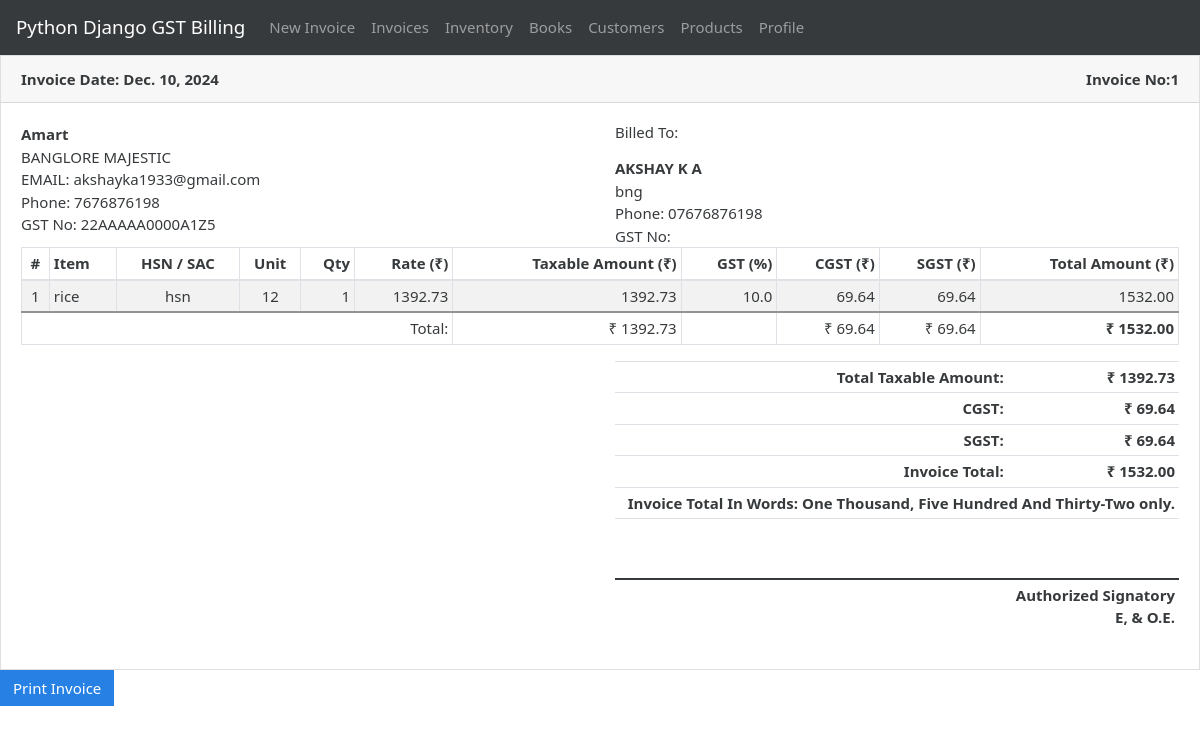
The app's page /invoice/1 (signed in) with its own data.
### gstbillingapp/models.py (models this page shows, shortened)
class Invoice(models.Model):
    user = models.ForeignKey(User, null=True, blank=True, on_delete=models.SET_NULL)
    invoice_number = models.IntegerField()
    invoice_date = models.DateField()
    invoice_customer = models.ForeignKey(
        'Customer',
        on_delete=models.SET_NULL,
        null=True
    )
    invoice_json = models.TextField()
    inventory_reflected = models.BooleanField(default=True)
    books_reflected = models.BooleanField(default=True)

class UserProfile(models.Model):
    user = models.OneToOneField(User, on_delete=models.CASCADE)
    business_title = models.CharField(max_length=100, blank=True, null=True)
    business_address = models.TextField(max_length=400, blank=True, null=True)
    business_email = models.EmailField(blank=True, null=True)
    business_phone = models.CharField(max_length=20, blank=True, null=True)
    business_gst = models.CharField(max_length=15, blank=True, null=True)

### gstbillingapp/views.py (the view)
# urls.py: path('invoice/<int:invoice_id>', views.invoice_viewer, name='invoice_viewer'),
@login_required
def invoice_viewer(request, invoice_id):
    invoice_obj = get_object_or_404(Invoice, user=request.user, id=invoice_id)
    user_profile = get_object_or_404(UserProfile, user=request.user)
    context = {}
    context['invoice'] = invoice_obj
    context['invoice_data'] = json.loads(invoice_obj.invoice_json)
    print(context['invoice_data'])
    context['currency'] = "₹"
    context['total_in_words'] = num2words.num2words(int(context['invoice_data']['invoice_total_amt_with_gst']), lang='en_IN').title()
    context['user_profile'] = user_profile
    return render(request, 'gstbillingapp/invoice_printer.html', context)

### gstbillingapp/templates/gstbillingapp/invoice_printer.html (shortened to what this page needs)
{% extends "gstbillingapp/print_base.html" %}
{% block content %}
	<div class="card">
		<div class="card-header">
			<div class="row">
			<div class="col-sm-6 col-6"><strong>Invoice Date: {{invoice.invoice_date}}</strong></div>
			<div class="col-sm-6 text-right col-6"><strong>Invoice No:{{invoice.invoice_number}}</strong></div>
			</div>
		</div>
		<div class="card-body">
			<div class="row">
				<div class="col-sm-6 col-md-6 col-lg-6 col-6">
					<div>
						<strong>{{user_profile.business_title}}</strong>
					</div>
						<div id="invoice_profile_data">{{user_profile.business_address}}</div>
					{% if user_profile.business_email %}
						<div>EMAIL: {{user_profile.business_email}}</div>
					{% endif %}
					{% if user_profile.business_phone %}
						<div>Phone: {{user_profile.business_phone}}</div>
					{% endif %}
					{% if user_profile.business_gst %}
						<div>GST No: {{user_profile.business_gst}}</div>
					{% endif %}
				</div>
				<div class="col-sm-6 col-md-6 col-lg-6 col-6">
					<h6 class="mb-3">Billed To:</h6>
					<div>
						<strong>{{ invoice_data.customer_name }}</strong>
					</div>
					<div>{{ invoice_data.customer_address }}</div>
					<div>Phone: {{ invoice_data.customer_phone }}</div>
					<div>GST No: {{ invoice_data.customer_gst }}</div>
				</div>
			</div>
			<div class="table-responsive-sm">
				<table class="table table-striped table-invoice">
					<thead>
						<tr>
							<th class="text-center">#</th>
							<th class="text-left">Item</th>
							<th class="text-center">HSN / SAC</th>
							<th class="text-center">Unit</th>
							<th class="text-right">Qty</th>
							<th class="text-right">Rate ({{ currency }})</th>
							<th class="text-right">Taxable Amount ({{ currency }})</th>
							<th class="text-right">GST (%)</th>
							{% if invoice_data.igstcheck %}
								<th class="text-right">IGST ({{ currency }})</th>
							{% else %}
								<th class="text-right">CGST ({{ currency }})</th>
								<th class="text-right">SGST ({{ currency }})</th>
							{% endif %}
							<th class="text-right">Total Amount ({{ currency }})</th>
						</tr>
					</thead>
					<tbody>
						{% for item in invoice_data.items %}
						<tr>
							<td class="text-center">{{ forloop.counter }}</td>
							<td class="text-left strong">{{ item.invoice_product }}</td>
							<td class="text-center">{{ item.invoice_hsn }}</td>
							<td class="text-center">{{ item.invoice_unit }}</td>
							<td class="text-right">{{ item.invoice_qty }}</td>
							<td class="text-right">{{ item.invoice_rate_without_gst|floatformat:2 }}</td>
							<td class="text-right">{{ item.invoice_amt_without_gst|floatformat:2 }}</td>
							<td class="text-right">{{ item.invoice_gst_percentage }}</td>
							{% if invoice_data.igstcheck %}
								<td class="text-right">{{ item.invoice_amt_igst|floatformat:2 }}</td>
							{% else %}
								<td class="text-right">{{ item.invoice_amt_cgst|floatformat:2 }}</td>
								<td class="text-right">{{ item.invoice_amt_sgst|floatformat:2 }}</td>
							{% endif %}
							<td class="text-right">{{ item.invoice_amt_with_gst|floatformat:2 }}</td>
						</tr>
						{% endfor %}
						<tr id="table-invoice-total-row">
							{% if invoice_data.igstcheck %}
								<td class="text-right" colspan="6">Total: </td>
								<td class="text-right">{{ currency }} {{ invoice_data.invoice_total_amt_without_gst|floatformat:2 }}</td>
								<td class="text-right"></td>
								<td class="text-right">{{ currency }} {{invoice_data.invoice_total_amt_igst|floatformat:2 }}</td>
							{% else %}
								<td class="text-right" colspan="6">Total: </td>
								<td class="text-right">{{ currency }} {{ invoice_data.invoice_total_amt_without_gst|floatformat:2 }}</td>
								<td class="text-right"></td>
								<td class="text-right">{{ currency }} {{invoice_data.invoice_total_amt_cgst|floatformat:2 }}</td>
								<td class="text-right">{{ currency }} {{invoice_data.invoice_total_amt_sgst|floatformat:2 }}</td>
							{% endif %}
							<td class="text-right"><strong>{{ currency }} {{ invoice_data.invoice_total_amt_with_gst|floatformat:2 }}</strong></td>
						</tr>
					</tbody>
				</table>
			</div>
			<div class="row">
				<div class="col-sm-6 col-lg-6 col-md-6">
				</div>
				<div class="col-sm-6 col-lg-6 col-md-6">
					<table class="table text-right" id="invoice-grand-total-table">
						<tr>
							<td>Total Taxable Amount: </td>
							<td>{{ currency }} {{ invoice_data.invoice_total_amt_without_gst|floatformat:2 }}</td>
						</tr>
						{% if invoice_data.igstcheck %}
							<tr>
								<td>IGST: </td>
								<td>{{ currency }} {{ invoice_data.invoice_total_amt_igst|floatformat:2 }}</td>
							</tr>
						{% else %}
							<tr>
								<td>CGST: </td>
								<td>{{ currency }} {{ invoice_data.invoice_total_amt_cgst|floatformat:2 }}</td>
							</tr>
							<tr>
								<td>SGST: </td>
								<td>{{ currency }} {{ invoice_data.invoice_total_amt_sgst|floatformat:2 }}</td>
							</tr>
						{% endif %}
						<tr>
							<td>Invoice Total: </td>
							<td>{{ currency }} {{invoice_data.invoice_total_amt_with_gst|floatformat:2 }}</td>
						</tr>
						<tr>
							<td colspan="2" class="text-middle">
								Invoice Total In Words: {{ total_in_words }} only.
							</td>
						</tr>
						<tr id="invoice-signature-row">
							<td colspan="2"></td>
						</tr>
						<tr id="invoice-signature-text-row">
							<td colspan="2">Authorized Signatory<br> E, & O.E.	</td>
						</tr>
					</table>
				</div>
			</div>
		</div>
	</div>
	<button onclick="window.print();" class="btn btn-primary d-print-none">Print Invoice</button>
{% endblock %}

### gstbillingapp/static/gstbillingapp/main.css (style rules this page uses)
.table-invoice td, .table-invoice th { border: solid #dee2e6 1px; }
.table-invoice td, .table-invoice th { padding: .25rem; }
#table-invoice-total-row { border-top: 2px solid #939393; background: white; }
#invoice-grand-total-table td { font-weight: bold; padding: .25rem; }
#invoice-signature-text-row { border-top: : 2px solid; }
#invoice-signature-row { border-bottom: 2px solid; height: 4em; }
#invoice_profile_data { white-space: pre-line; }

### records on screen
Invoice: invoice_date "Dec. 10, 2024", invoice_number "1"
UserProfile: business_title "Amart", business_address "BANGLORE MAJESTIC", business_email "akshayka1933@gmail.com", business_phone "7676876198", business_gst "22AAAAA0000A1Z5"

### other values on screen
{{ invoice_data.customer_name }} "AKSHAY K A"
{{ invoice_data.customer_address }} "bng"
{{ invoice_data.customer_phone }} "07676876198"
{{ currency }} "₹"
{{ item.invoice_product }} "rice"
{{ item.invoice_hsn }} "hsn"
{{ item.invoice_unit }} "12"
{{ item.invoice_qty }} "1"
{{ item.invoice_rate_without_gst|floatformat:2 }} "1392.73"
{{ item.invoice_amt_without_gst|floatformat:2 }} "1392.73"
{{ item.invoice_gst_percentage }} "10.0"
{{ item.invoice_amt_cgst|floatformat:2 }} "69.64"
{{ item.invoice_amt_sgst|floatformat:2 }} "69.64"
{{ item.invoice_amt_with_gst|floatformat:2 }} "1532.00"
{{ invoice_data.invoice_total_amt_without_gst|floatformat:2 }} "1392.73"
